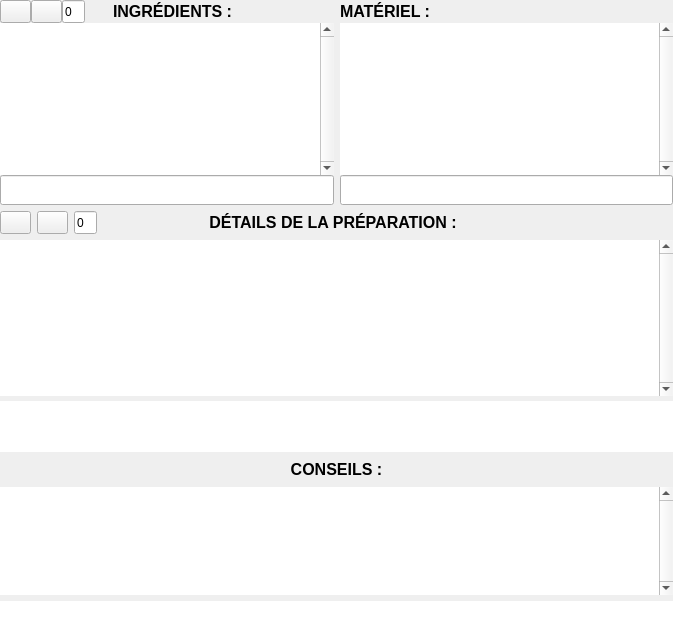
          <widget class="QWidget" name="scrollAreaWidgetContents">
           <property name="geometry">
            <rect>
             <x>0</x>
             <y>0</y>
             <width>673</width>
             <height>638</height>
            </rect>
           </property>
           <layout class="QVBoxLayout" name="verticalLayout_6">
            <property name="leftMargin">
             <number>0</number>
            </property>
            <property name="topMargin">
             <number>0</number>
            </property>
            <property name="rightMargin">
             <number>0</number>
            </property>
            <property name="bottomMargin">
             <number>0</number>
            </property>
            <item>
             <widget class="QFrame" name="frameDroit">
              <property name="styleSheet">
               <string notr="true">QFrame {border: none;}</string>
              </property>
              <property name="frameShape">
               <enum>QFrame::StyledPanel</enum>
              </property>
              <property name="frameShadow">
               <enum>QFrame::Raised</enum>
              </property>
              <layout class="QHBoxLayout" name="horizontalLayout_9">
               <property name="leftMargin">
                <number>0</number>
               </property>
               <property name="topMargin">
                <number>0</number>
               </property>
               <property name="rightMargin">
                <number>0</number>
               </property>
               <property name="bottomMargin">
                <number>0</number>
               </property>
               <item>
                <layout class="QVBoxLayout" name="verticalLayout_5">
                 <item>
                  <layout class="QHBoxLayout" name="horizontalLayout_8">
                   <item>
                    <widget class="QWidget" name="wgIngr" native="true">
                     <property name="minimumSize">
                      <size>
                       <width>318</width>
                       <height>201</height>
                      </size>
                     </property>
                     <property name="maximumSize">
                      <size>
                       <width>16777215</width>
                       <height>300</height>
                      </size>
                     </property>
                     <property name="styleSheet">
                      <string notr="true">s</string>
                     </property>
                     <layout class="QHBoxLayout" name="horizontalLayout_6">
                      <property name="leftMargin">
                       <number>0</number>
                      </property>
                      <property name="topMargin">
                       <number>0</number>
                      </property>
                      <property name="rightMargin">
                       <number>0</number>
                      </property>
                      <property name="bottomMargin">
                       <number>0</number>
                      </property>
                      <item>
                       <layout class="QVBoxLayout" name="verticalLayout_3">
                        <property name="spacing">
                         <number>0</number>
                        </property>
                        <item>
                         <layout class="QHBoxLayout" name="horizontalLayout_5">
                          <item>
                           <widget class="QPushButton" name="ingrListMoins">
                            <property name="minimumSize">
                             <size>
                              <width>31</width>
                              <height>23</height>
                             </size>
                            </property>
                            <property name="maximumSize">
                             <size>
                              <width>31</width>
                              <height>23</height>
                             </size>
                            </property>
                            <property name="text">
                             <string/>
                            </property>
                            <property name="icon">
                             <iconset resource="Ressources.qrc">
                              <normaloff>:/images/format-indent-less.png</normaloff>:/images/format-indent-less.png</iconset>
                            </property>
                            <property name="iconSize">
                             <size>
                              <width>20</width>
                              <height>20</height>
                             </size>
                            </property>
                           </widget>
                          </item>
                          <item>
                           <widget class="QPushButton" name="ingrListPlus">
                            <property name="minimumSize">
                             <size>
                              <width>31</width>
                              <height>23</height>
                             </size>
                            </property>
                            <property name="maximumSize">
                             <size>
                              <width>31</width>
                              <height>23</height>
                             </size>
                            </property>
                            <property name="text">
                             <string/>
                            </property>
                            <property name="icon">
                             <iconset resource="Ressources.qrc">
                              <normaloff>:/images/format-indent-more.png</normaloff>:/images/format-indent-more.png</iconset>
                            </property>
                            <property name="iconSize">
                             <size>
                              <width>20</width>
                              <height>20</height>
                             </size>
                            </property>
                           </widget>
                          </item>
                          <item>
                           <widget class="QLineEdit" name="ingrListShow">
                            <property name="minimumSize">
                             <size>
                              <width>23</width>
                              <height>23</height>
                             </size>
                            </property>
                            <property name="maximumSize">
                             <size>
                              <width>23</width>
                              <height>23</height>
                             </size>
                            </property>
                            <property name="text">
                             <string>0</string>
                            </property>
                           </widget>
                          </item>
                          <item>
                           <spacer name="horizontalSpacer_5">
                            <property name="orientation">
                             <enum>Qt::Horizontal</enum>
                            </property>
                            <property name="sizeType">
                             <enum>QSizePolicy::Fixed</enum>
                            </property>
                            <property name="sizeHint" stdset="0">
                             <size>
                              <width>28</width>
                              <height>20</height>
                             </size>
                            </property>
                           </spacer>
                          </item>
                          <item>
                           <widget class="QLabel" name="label_18">
                            <property name="minimumSize">
                             <size>
                              <width>188</width>
                              <height>23</height>
                             </size>
                            </property>
                            <property name="maximumSize">
                             <size>
                              <width>16777215</width>
                              <height>23</height>
                             </size>
                            </property>
                            <property name="font">
                             <font>
                              <pointsize>12</pointsize>
                             </font>
                            </property>
                            <property name="text">
                             <string>&lt;html&gt;&lt;head/&gt;&lt;body&gt;&lt;p&gt;&lt;span style=&quot; font-weight:600;&quot;&gt;INGRÉDIENTS :&lt;/span&gt;&lt;/p&gt;&lt;/body&gt;&lt;/html&gt;</string>
                            </property>
                           </widget>
                          </item>
                         </layout>
                        </item>
                        <item>
                         <widget class="QListView" name="listIngr">
                          <property name="minimumSize">
                           <size>
                            <width>318</width>
                            <height>138</height>
                           </size>
                          </property>
                          <property name="contextMenuPolicy">
                           <enum>Qt::CustomContextMenu</enum>
                          </property>
                          <property name="verticalScrollBarPolicy">
                           <enum>Qt::ScrollBarAlwaysOn</enum>
                          </property>
                          <property name="horizontalScrollBarPolicy">
                           <enum>Qt::ScrollBarAsNeeded</enum>
                          </property>
                          <property name="selectionMode">
                           <enum>QAbstractItemView::ExtendedSelection</enum>
                          </property>
                         </widget>
                        </item>
                        <item>
                         <widget class="MyLineEdit" name="editIngr">
                          <property name="minimumSize">
                           <size>
                            <width>318</width>
                            <height>30</height>
                           </size>
                          </property>
                          <property name="maximumSize">
                           <size>
                            <width>16777215</width>
                            <height>30</height>
                           </size>
                          </property>
                          <property name="contextMenuPolicy">
                           <enum>Qt::CustomContextMenu</enum>
                          </property>
                          <property name="styleSheet">
                           <string notr="true"/>
                          </property>
                         </widget>
                        </item>
                       </layout>
                      </item>
                     </layout>
                    </widget>
                   </item>
                   <item>
                    <widget class="QWidget" name="wgMat" native="true">
                     <property name="minimumSize">
                      <size>
                       <width>318</width>
                       <height>201</height>
                      </size>
                     </property>
                     <property name="maximumSize">
                      <size>
                       <width>16777215</width>
                       <height>300</height>
                      </size>
                     </property>
                     <layout class="QHBoxLayout" name="horizontalLayout_7">
                      <property name="leftMargin">
                       <number>0</number>
                      </property>
                      <property name="topMargin">
                       <number>0</number>
                      </property>
                      <property name="rightMargin">
                       <number>0</number>
                      </property>
                      <property name="bottomMargin">
                       <number>0</number>
                      </property>
                      <item>
                       <layout class="QVBoxLayout" name="verticalLayout_4">
                        <property name="spacing">
                         <number>0</number>
                        </property>
                        <item>
                         <widget class="QLabel" name="label_19">
                          <property name="minimumSize">
                           <size>
                            <width>318</width>
                            <height>23</height>
                           </size>
                          </property>
                          <property name="maximumSize">
                           <size>
                            <width>16777215</width>
                            <height>23</height>
                           </size>
                          </property>
                          <property name="font">
                           <font>
                            <pointsize>12</pointsize>
                           </font>
                          </property>
                          <property name="text">
                           <string>&lt;html&gt;&lt;head/&gt;&lt;body&gt;&lt;p&gt;&lt;span style=&quot; font-weight:600;&quot;&gt;MATÉRIEL :&lt;/span&gt;&lt;/p&gt;&lt;/body&gt;&lt;/html&gt;</string>
                          </property>
                         </widget>
                        </item>
                        <item>
                         <widget class="QListView" name="listMat">
                          <property name="minimumSize">
                           <size>
                            <width>318</width>
                            <height>138</height>
                           </size>
                          </property>
                          <property name="contextMenuPolicy">
                           <enum>Qt::CustomContextMenu</enum>
                          </property>
                          <property name="verticalScrollBarPolicy">
                           <enum>Qt::ScrollBarAlwaysOn</enum>
                          </property>
                          <property name="selectionMode">
                           <enum>QAbstractItemView::ExtendedSelection</enum>
                          </property>
                         </widget>
                        </item>
                        <item>
                         <widget class="MyLineEdit" name="editMat">
                          <property name="minimumSize">
                           <size>
                            <width>318</width>
                            <height>30</height>
                           </size>
                          </property>
                          <property name="maximumSize">
                           <size>
                            <width>16777215</width>
                            <height>30</height>
                           </size>
                          </property>
                          <property name="contextMenuPolicy">
                           <enum>Qt::CustomContextMenu</enum>
                          </property>
                         </widget>
                        </item>
                       </layout>
                      </item>
                     </layout>
                    </widget>
                   </item>
                  </layout>
                 </item>
                 <item>
                  <widget class="QWidget" name="wgPrep" native="true">
                   <property name="minimumSize">
                    <size>
                     <width>644</width>
                     <height>241</height>
                    </size>
                   </property>
                   <layout class="QHBoxLayout" name="horizontalLayout_4">
                    <property name="leftMargin">
                     <number>0</number>
                    </property>
                    <property name="topMargin">
                     <number>0</number>
                    </property>
                    <property name="rightMargin">
                     <number>0</number>
                    </property>
                    <property name="bottomMargin">
                     <number>0</number>
                    </property>
                    <item>
                     <layout class="QVBoxLayout" name="verticalLayout_2">
                      <item>
                       <layout class="QHBoxLayout" name="horizontalLayout_3">
                        <item>
                         <widget class="QPushButton" name="prepListMoins">
                          <property name="minimumSize">
                           <size>
                            <width>31</width>
                            <height>23</height>
                           </size>
                          </property>
                          <property name="maximumSize">
                           <size>
                            <width>31</width>
                            <height>23</height>
                           </size>
                          </property>
                          <property name="text">
                           <string/>
                          </property>
                          <property name="icon">
                           <iconset resource="Ressources.qrc">
                            <normaloff>:/images/format-indent-less.png</normaloff>:/images/format-indent-less.png</iconset>
                          </property>
                          <property name="iconSize">
                           <size>
                            <width>20</width>
                            <height>20</height>
                           </size>
                          </property>
                         </widget>
                        </item>
                        <item>
                         <widget class="QPushButton" name="prepListPlus">
                          <property name="minimumSize">
                           <size>
                            <width>31</width>
                            <height>23</height>
                           </size>
                          </property>
                          <property name="maximumSize">
                           <size>
                            <width>31</width>
                            <height>23</height>
                           </size>
                          </property>
                          <property name="text">
                           <string/>
                          </property>
                          <property name="icon">
                           <iconset resource="Ressources.qrc">
                            <normaloff>:/images/format-indent-more.png</normaloff>:/images/format-indent-more.png</iconset>
                          </property>
                          <property name="iconSize">
                           <size>
                            <width>20</width>
                            <height>20</height>
                           </size>
                          </property>
                         </widget>
                        </item>
                        <item>
                         <widget class="QLineEdit" name="prepListShow">
                          <property name="minimumSize">
                           <size>
                            <width>23</width>
                            <height>23</height>
                           </size>
                          </property>
                          <property name="maximumSize">
                           <size>
                            <width>23</width>
                            <height>23</height>
                           </size>
                          </property>
                          <property name="text">
                           <string>0</string>
                          </property>
                         </widget>
                        </item>
                        <item>
                         <widget class="QLabel" name="label_20">
                          <property name="minimumSize">
                           <size>
                            <width>446</width>
                            <height>23</height>
                           </size>
                          </property>
                          <property name="maximumSize">
                           <size>
                            <width>16777215</width>
                            <height>23</height>
                           </size>
                          </property>
                          <property name="font">
                           <font>
                            <pointsize>12</pointsize>
                           </font>
                          </property>
                          <property name="text">
                           <string>&lt;html&gt;&lt;head/&gt;&lt;body&gt;&lt;p align=&quot;center&quot;&gt;&lt;span style=&quot; font-weight:600;&quot;&gt;DÉTAILS DE LA PRÉPARATION :&lt;/span&gt;&lt;/p&gt;&lt;/body&gt;&lt;/html&gt;</string>
                          </property>
                         </widget>
                        </item>
                        <item>
                         <spacer name="horizontalSpacer_2">
                          <property name="orientation">
                           <enum>Qt::Horizontal</enum>
                          </property>
                          <property name="sizeType">
                           <enum>QSizePolicy::Fixed</enum>
                          </property>
                          <property name="sizeHint" stdset="0">
                           <size>
                            <width>110</width>
                            <height>23</height>
                           </size>
                          </property>
                         </spacer>
                        </item>
                       </layout>
                      </item>
                      <item>
                       <widget class="QListView" name="listPrep">
                        <property name="minimumSize">
                         <size>
                          <width>644</width>
                          <height>156</height>
                         </size>
                        </property>
                        <property name="contextMenuPolicy">
                         <enum>Qt::CustomContextMenu</enum>
                        </property>
                        <property name="verticalScrollBarPolicy">
                         <enum>Qt::ScrollBarAlwaysOn</enum>
                        </property>
                        <property name="selectionMode">
                         <enum>QAbstractItemView::ExtendedSelection</enum>
                        </property>
                       </widget>
                      </item>
                      <item>
                       <widget class="MyPlainTextEdit" name="editPrep">
                        <property name="minimumSize">
                         <size>
                          <width>644</width>
                          <height>51</height>
                         </size>
                        </property>
                        <property name="maximumSize">
                         <size>
                          <width>16777215</width>
                          <height>51</height>
                         </size>
                        </property>
                        <property name="contextMenuPolicy">
                         <enum>Qt::CustomContextMenu</enum>
                        </property>
                       </widget>
                      </item>
                     </layout>
                    </item>
                   </layout>
                  </widget>
                 </item>
                 <item>
                  <widget class="QWidget" name="wgCons" native="true">
                   <property name="minimumSize">
                    <size>
                     <width>644</width>
                     <height>171</height>
                    </size>
                   </property>
                   <property name="maximumSize">
                    <size>
                     <width>16777215</width>
                     <height>220</height>
                    </size>
                   </property>
                   <property name="sizeIncrement">
                    <size>
                     <width>0</width>
                     <height>0</height>
                    </size>
                   </property>
                   <layout class="QHBoxLayout" name="horizontalLayout_2">
                    <property name="leftMargin">
                     <number>0</number>
                    </property>
                    <property name="topMargin">
                     <number>0</number>
                    </property>
                    <property name="rightMargin">
                     <number>0</number>
                    </property>
                    <property name="bottomMargin">
                     <number>0</number>
                    </property>
                    <item>
                     <layout class="QVBoxLayout" name="verticalLayout">
                      <item>
                       <widget class="QLabel" name="label_21">
                        <property name="minimumSize">
                         <size>
                          <width>644</width>
                          <height>23</height>
                         </size>
                        </property>
                        <property name="maximumSize">
                         <size>
                          <width>16777215</width>
                          <height>23</height>
                         </size>
                        </property>
                        <property name="font">
                         <font>
                          <pointsize>12</pointsize>
                         </font>
                        </property>
                        <property name="text">
                         <string>&lt;html&gt;&lt;head/&gt;&lt;body&gt;&lt;p align=&quot;center&quot;&gt;&lt;span style=&quot; font-weight:600;&quot;&gt;CONSEILS :&lt;/span&gt;&lt;/p&gt;&lt;/body&gt;&lt;/html&gt;</string>
                        </property>
                       </widget>
                      </item>
                      <item>
                       <widget class="QListView" name="listCons">
                        <property name="minimumSize">
                         <size>
                          <width>644</width>
                          <height>102</height>
                         </size>
                        </property>
                        <property name="contextMenuPolicy">
                         <enum>Qt::CustomContextMenu</enum>
                        </property>
                        <property name="verticalScrollBarPolicy">
                         <enum>Qt::ScrollBarAlwaysOn</enum>
                        </property>
                        <property name="selectionMode">
                         <enum>QAbstractItemView::ExtendedSelection</enum>
                        </property>
                       </widget>
                      </item>
                      <item>
                       <widget class="MyPlainTextEdit" name="editCons">
                        <property name="minimumSize">
                         <size>
                          <width>644</width>
                          <height>37</height>
                         </size>
                        </property>
                        <property name="maximumSize">
                         <size>
                          <width>16777215</width>
                          <height>37</height>
                         </size>
                        </property>
                        <property name="contextMenuPolicy">
                         <enum>Qt::CustomContextMenu</enum>
                        </property>
                       </widget>
                      </item>
                     </layout>
                    </item>
                   </layout>
                  </widget>
                 </item>
                </layout>
               </item>
              </layout>
             </widget>
            </item>
           </layout>
          </widget>
